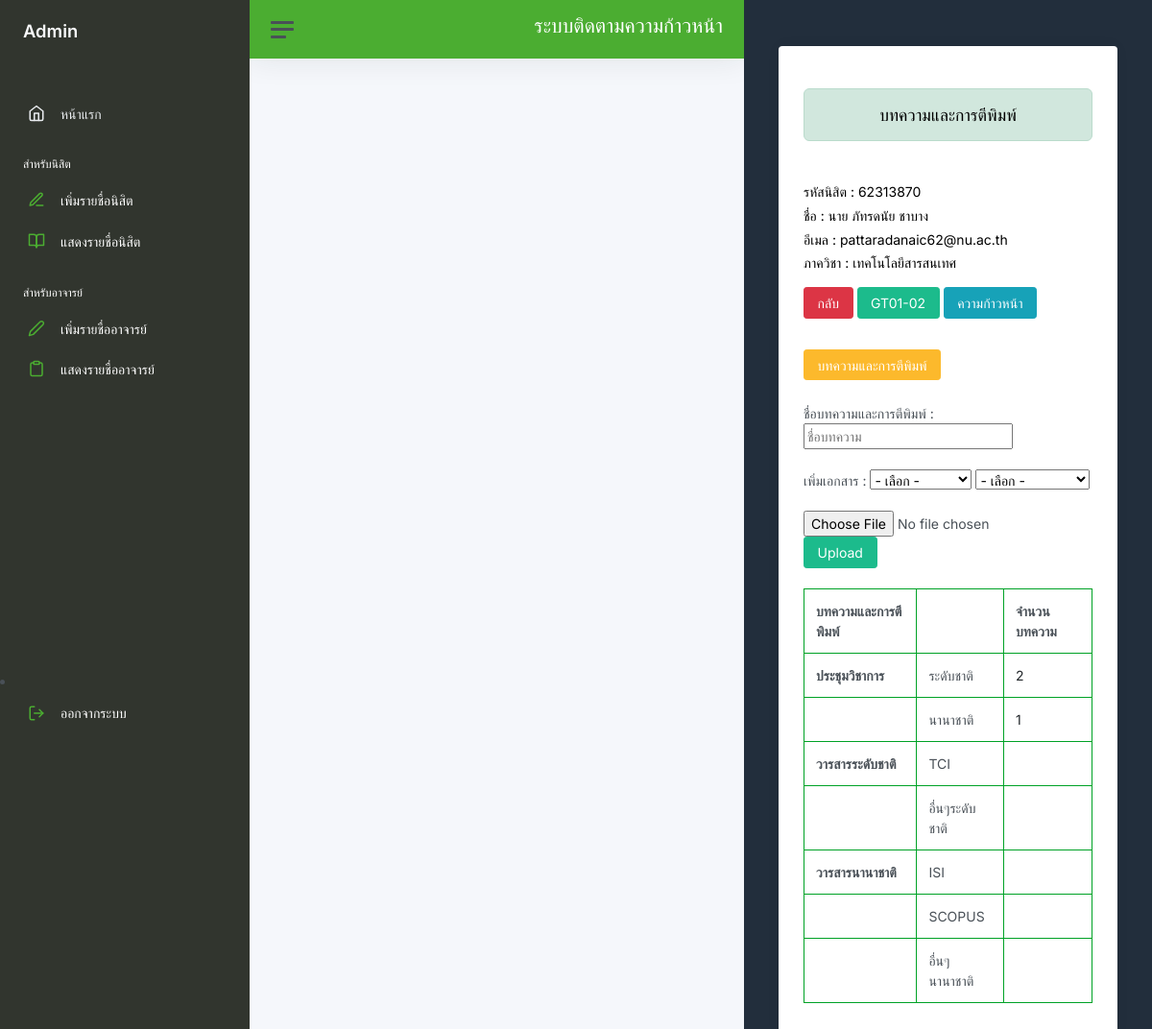
The page /progress_chapter.php?student_id=62313870 (signed in) on the database its author committed.
### tables this page shows
CREATE TABLE `student` (
  `student_id` int(10) NOT NULL,
  `student_pic` varchar(255) NOT NULL,
  `student_user` varchar(255) NOT NULL,
  `student_password` varchar(255) NOT NULL,
  `prefix` varchar(255) NOT NULL,
  `first_name` varchar(255) NOT NULL,
  `last_name` varchar(255) NOT NULL,
  `email` varchar(255) NOT NULL,
  `section` varchar(255) NOT NULL,
  `student_teacher_id` int(11) NOT NULL
);

### progress_chapter.php (the view, shortened to what this page needs)
<?php include 'config/db.php';
$ids = $_GET['student_id'];
$sql = "SELECT * FROM student WHERE student_id = '$ids'";
$result = mysqli_query($conn, $sql);
$row = mysqli_fetch_array($result);
?>
<!DOCTYPE html>
<html lang="en">
<head>
    <link href="node_modules/bootstrap/dist/css/bootstrap.min.css" rel="stylesheet">
    <link rel="stylesheet" href="sass/custom.css">
    <link href="css/app.css" rel="stylesheet">
</head>
<body>
    <div class="wrapper">
        <nav id="sidebar" class="sidebar js-sidebar">
            <div class="sidebar-content js-simplebar">
                <a class="sidebar-brand" href="index.php">
                    <span class="align-middle">Admin</span>
                </a>
                <ul class="sidebar-nav">
                    <li class="sidebar-header">
                    </li>
                    <li class="sidebar-item active">
                        <a class="sidebar-link" href="index.php">
                            <i class="align-middle" data-feather="home"></i> <span class="align-middle">หน้าแรก</span>
                        </a>
                    </li>
                    <li class="sidebar-header">
                        สำหรับนิสิต
                    </li>
                    <li class="sidebar-item">
                        <a class="sidebar-link" a href="adds.php">
                            <i class="align-middle" data-feather="edit-3"></i> <span class="align-middle">เพิ่มรายชื่อนิสิต</span>
                        </a>
                    </li>
                    <li class="sidebar-item">
                        <a class="sidebar-link" href="show_student.php">
                            <i class="align-middle" data-feather="book-open"></i> <span class="align-middle">แสดงรายชื่อนิสิต</span>
                        </a>
                    </li>
                    <li class="sidebar-header">
                        สำหรับอาจารย์
                    </li>
                    <li class="sidebar-item">
                        <a class="sidebar-link" href="addT.php">
                            <i class="align-middle" data-feather="edit-2"></i> <span class="align-middle">เพิ่มรายชื่ออาจารย์</span>
                        </a>
                    </li>
                    <li class="sidebar-item">
                        <a class="sidebar-link" href="show_teacher.php">
                            <i class="align-middle" data-feather="clipboard"></i> <span class="align-middle">แสดงรายชื่ออาจารย์</span>
                        </a>
                    </li>
                </ul>
                <li class="sidebar-item">
                    <a class="sidebar-link" href="logout.php">
                        <i class="align-middle" data-feather="log-out"></i> <span class="align-middle">ออกจากระบบ</span>
                    </a>
                </li>
                <div class="sidebar-cta">
                    <div class="">
                    </div>
                </div>
            </div>
        </nav>
        <div class="main">
            <nav class="navbar navbar-expand navbar-light navbar-bg">
                <a class="sidebar-toggle js-sidebar-toggle">
                    <i class="hamburger align-self-center"></i>
                </a>
                <div class="navbar-collapse collapse">
                    <ul class="navbar-nav navbar-align">
                        <li class="nav-item dropdown">
                        <li class="nav-item dropdown">
                            <marquee direction="left">
                                <h3><span class="text-white">ระบบติดตามความก้าวหน้า</span>
                            </marquee>
                        </li>
                    </ul>
                </div>
            </nav>
            <main class="content">
                <div class="card-body">
                    <div class="row">
                        <div class="card">
                            <div class="card-body">
                                <div class="row">
                                    <div class="container">
                                        <div class=" h4 text-center alert alert-success mb-4 mt-4 " role="alert"> บทความและการตีพิมพ์ </div>
                                        <br>
                                        <div class="h5">รหัสนิสิต : <?= $row["student_id"] ?></div>
                                        <div class="h5">ชื่อ : <?= $row["prefix"] ?>
                                            <?= $row["first_name"] ?>
                                            <?= $row["last_name"] ?></div>
                                        <div class="h5">อีเมล : <?= $row["email"] ?></div>
                                        <div class="h5">ภาควิชา : <?= $row["section"] ?></div>
                                        <a href="show_student.php" class="btn btn-danger mb-4 mt-2">กลับ</a>
                                        <a href="gt01-02.php?student_id=<?= $row["student_id"] ?>" class="btn btn-success mb-4 mt-2"> GT01-02 </a>
                                        <a href="progress_pg.php?student_id=<?= $row["student_id"] ?>" class="btn btn-info mb-4 mt-2"> ความก้าวหน้า </a>
                                        <a href="progress_chapter.php?student_id=<?= $row["student_id"] ?>" class="btn btn-warning mb-4 mt-2"> บทความและการตีพิมพ์ </a>
                                        <br>
                                        <form action="process_chapter.php" method="post" enctype="multipart/form-data">
                                            <label>ชื่อบทความและการตีพิมพ์ :</label>
                                            <input type="text" name="chapter_name" class="control" placeholder="ชื่อบทความ" required><br> <br>
                                            เพิ่มเอกสาร :
                                            <select class="control" name="chapter_type1" aria-label="Default select example" required>
                                                <option value>- เลือก -</option>
                                            </select>
                                            <select class="control" name="chapter_type2" aria-label="Default select example" required>
                                                <option value>- เลือก -</option>
                                            </select>
                                            <br>
                                            <br>
                                            <input type="file" name="file" accept="application/pdf">
                                            <input type="submit" value="Upload" name="submit" class="btn btn-success">
                                        </form>
                                        <?php
                                        $sql_c = "SELECT *, SUM(CASE WHEN true THEN 1 END) as sumt FROM `chapter` WHERE `chapter_student_id` = '$ids' GROUP BY `chapter_type2` ORDER BY `chapter_type1`,`chapter_type2`;";
                                        $result_c = mysqli_query($conn, $sql_c);
                                        $row_c = mysqli_fetch_array($result_c);
                                        ?>
                                        <table class="table table-bordered "> <br>
                                            <tr>
                                                <th>บทความและการตีพิมพ์</th>
                                                <th></th>
                                                <th>จำนวนบทความ</th>
                                            </tr>
                                            <tr>
                                                <th>ประชุมวิชาการ</th>
                                                <td>ระดับชาติ</td>
                                                <td>
                                                    <?php if (!empty($row_c['chapter_type2']) && $row_c['chapter_type2'] == "ระดับชาติ") {
                                                        echo "<a href='show_chapter.php?student_id=$ids&type=ระดับชาติ 'class='link-dark'>" . $row_c['sumt'] . "</a>";
                                                        $row_c = mysqli_fetch_array($result_c);
                                                    } ?>
                                                </td>
                                            </tr>
                                            <tr>
                                                <td></td>
                                                <td>นานาชาติ</td>
                                                <td><?php if (!empty($row_c['chapter_type2']) && $row_c['chapter_type2'] == "นานาชาติ") {
                                                        echo "<a href='show_chapter.php?student_id=$ids&type=นานาชาติ 'class='link-dark'>" . $row_c['sumt'];
                                                        $row_c = mysqli_fetch_array($result_c);
                                                    } ?></td>
                                            </tr>
                                            <tr>
                                                <th>วารสารระดับชาติ</th>
                                                <td>TCI</td>
                                                <td><?php if (!empty($row_c['chapter_type2']) && $row_c['chapter_type2'] == "TCI") {
                                                    } ?></td>
                                            </tr>
                                            <tr>
                                                <th></th>
                                                <td>อื่นๆระดับชาติ</td>
                                                <td><?php if (!empty($row_c['chapter_type2']) && $row_c['chapter_type2'] == "อื่นๆระดับชาติ") {
                                                    } ?></td>
                                            </tr>
                                            <tr>
                                                <th>วารสารนานาชาติ</th>
                                                <td>ISI</td>
                                                <td><?php if (!empty($row_c['chapter_type2']) && $row_c['chapter_type2'] == "ISI") {
                                                    } ?></td>
                                            </tr>
                                            <tr>
                                                <th></th>
                                                <td>SCOPUS</td>
                                                <td><?php if (!empty($row_c['chapter_type2']) && $row_c['chapter_type2'] == "SCOPUS") {
                                                    } ?></td>
                                            </tr>
                                            <tr>
                                                <th></th>
                                                <td>อื่นๆนานาชาติ</td>
                                                <td><?php if (!empty($row_c['chapter_type2']) && $row_c['chapter_type2'] == "อื่นๆนานาชาติ") {
                                                    } ?></td>
                                            </tr>
</body>
</html>

### rows shown on the page
student: student_id "62313870", prefix "นาย", first_name "ภัทรดนัย", last_name "ชาบาง", email "pattaradanaic62@nu.ac.th", section "เทคโนโลยีสารสนเทศ"

### other values the page prints
$row_c['sumt'] "2"
$row_c['sumt'] "1"
